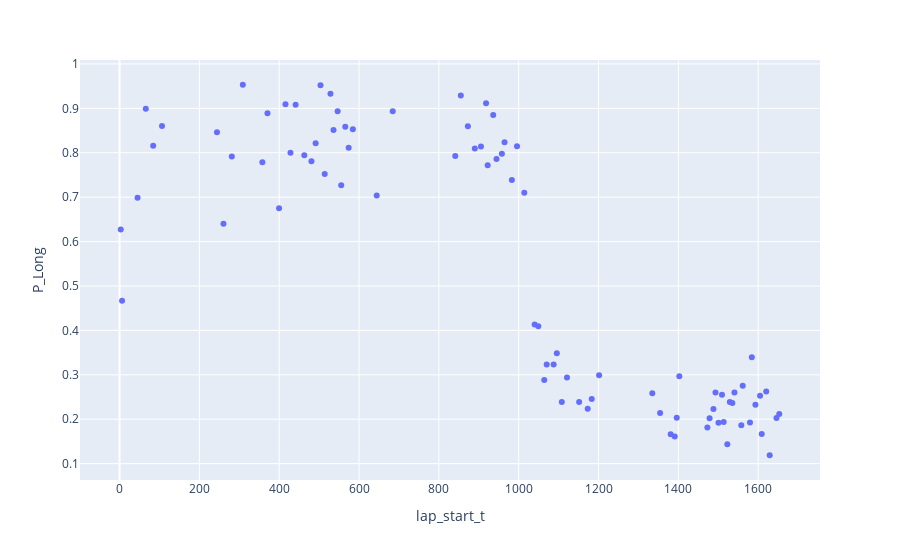
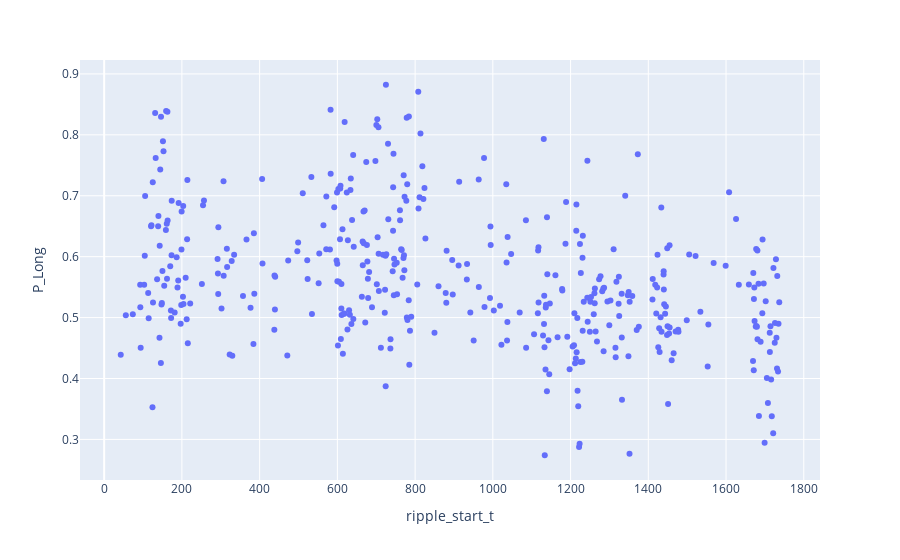

The notebook cell these images were saved under, in order:
### Code cell
import pandas as pd
import plotly.express as px
from pathlib import Path

def plot_laps_and_ripples(laps_csv, ripple_csv):
    # Load data into Pandas DataFrames
    laps_df = pd.read_csv(laps_csv)
    ripple_df = pd.read_csv(ripple_csv)

    # Create a bubble chart for laps
    fig_laps = px.scatter(laps_df, x='lap_start_t', y='P_Long') 

    # Create a bubble chart for ripples
    fig_ripples = px.scatter(ripple_df, x='ripple_start_t', y='P_Long') 

    # Return both figures
    return fig_laps, fig_ripples

# Example usage:
laps_csv = Path('/home/halechr/FastData/collected_outputs/2024-01-04-kdiba_gor01_one_2006-6-09_1-22-43-(laps_marginals_df).csv').resolve()
ripple_csv = Path('/home/halechr/FastData/collected_outputs/2024-01-04-kdiba_gor01_one_2006-6-09_1-22-43-(ripple_marginals_df).csv').resolve()

fig_laps, fig_ripples = plot_laps_and_ripples(laps_csv, ripple_csv)

# Show both plots
fig_laps.show()
fig_ripples.show()

# Alternative CSVs for a different session in the same directory:
laps_csv = Path('/home/halechr/FastData/collected_outputs/2024-01-04-kdiba_gor01_one_2006-6-12_15-55-31-(laps_marginals_df).csv').resolve()
ripple_csv = Path('/home/halechr/FastData/collected_outputs/2024-01-04-kdiba_gor01_one_2006-6-12_15-55-31-(ripple_marginals_df).csv').resolve()

### Figure 1 — Plotly figure (JSON) as saved in the notebook; plotly's stock layout.template omitted (floating-point values rounded to 4 significant figures)
{"data": [{"hovertemplate": "lap_start_t=%{x}<br>P_Long=%{y}<extra></extra>", "legendgroup": "", "marker": {"color": "#636efa", "symbol": "circle"}, "mode": "markers", "name": "", "orientation": "v", "showlegend": false, "type": "scatter", "x": [3.055, 6.357, 45.2, 65.79, 84.3, 106.4, 244.1, 260.4, 281.3, 308.9, 357.8, 370.6, 399.7, 415.7, 428.3, 441.2, 462.9, 480.8, 491.3, 503.6, 514.0, 528.4, 536.1, 546.4, 555.4, 565.6, 574.1, 584.5, 644.3, 684.4, 841.1, 855.0, 872.7, 890.0, 905.5, 918.2, 922.3, 936.2, 944.4, 957.9, 964.6, 982.8, 995.8, 1014.0, 1040.0, 1049.0, 1064.0, 1070.0, 1088.0, 1096.0, 1108.0, 1121.0, 1151.0, 1173.0, 1183.0, 1201.0, 1335.0, 1354.0, 1381.0, 1391.0, 1396.0, 1402.0, 1473.0, 1478.0, 1488.0, 1493.0, 1500.0, 1509.0, 1514.0, 1523.0, 1529.0, 1535.0, 1541.0, 1558.0, 1561.0, 1579.0, 1584.0, 1593.0, 1605.0, 1609.0, 1620.0, 1629.0, 1646.0, 1653.0], "xaxis": "x", "y": [0.6274, 0.4671, 0.6989, 0.8992, 0.816, 0.8603, 0.8462, 0.64, 0.7918, 0.9532, 0.7789, 0.889, 0.6751, 0.9093, 0.7999, 0.908, 0.7944, 0.7811, 0.8217, 0.9523, 0.7524, 0.933, 0.8514, 0.8935, 0.727, 0.8586, 0.8111, 0.8528, 0.704, 0.8935, 0.7927, 0.9289, 0.8596, 0.8098, 0.814, 0.9117, 0.7721, 0.885, 0.7863, 0.7979, 0.8235, 0.7386, 0.8149, 0.7102, 0.4133, 0.4094, 0.2882, 0.3234, 0.3231, 0.3486, 0.2391, 0.2942, 0.239, 0.2235, 0.2453, 0.2993, 0.2583, 0.2139, 0.1663, 0.1613, 0.2033, 0.2968, 0.1817, 0.2019, 0.2231, 0.26, 0.1919, 0.2551, 0.194, 0.1435, 0.2386, 0.2366, 0.26, 0.1865, 0.2753, 0.1926, 0.3395, 0.2328, 0.2527, 0.167, 0.2622, 0.1189, 0.2028, 0.2118], "yaxis": "y"}], "layout": {"legend": {"tracegroupgap": 0}, "margin": {"t": 60}, "xaxis": {"anchor": "y", "domain": [0, 1], "title": {"text": "lap_start_t"}}, "yaxis": {"anchor": "x", "domain": [0, 1], "title": {"text": "P_Long"}}}}

### Figure 2 — Plotly figure (JSON) as saved in the notebook; plotly's stock layout.template omitted (floating-point values rounded to 4 significant figures; data arrays with more than 128 entries replaced by an {"elided": "..."} marker saying what was removed)
{"data": [{"hovertemplate": "ripple_start_t=%{x}<br>P_Long=%{y}<extra></extra>", "legendgroup": "", "marker": {"color": "#636efa", "symbol": "circle"}, "mode": "markers", "name": "", "orientation": "v", "showlegend": false, "type": "scatter", "x": {"elided": "412 float values"}, "xaxis": "x", "y": {"elided": "412 float values"}, "yaxis": "y"}], "layout": {"legend": {"tracegroupgap": 0}, "margin": {"t": 60}, "xaxis": {"anchor": "y", "domain": [0, 1], "title": {"text": "ripple_start_t"}}, "yaxis": {"anchor": "x", "domain": [0, 1], "title": {"text": "P_Long"}}}}
